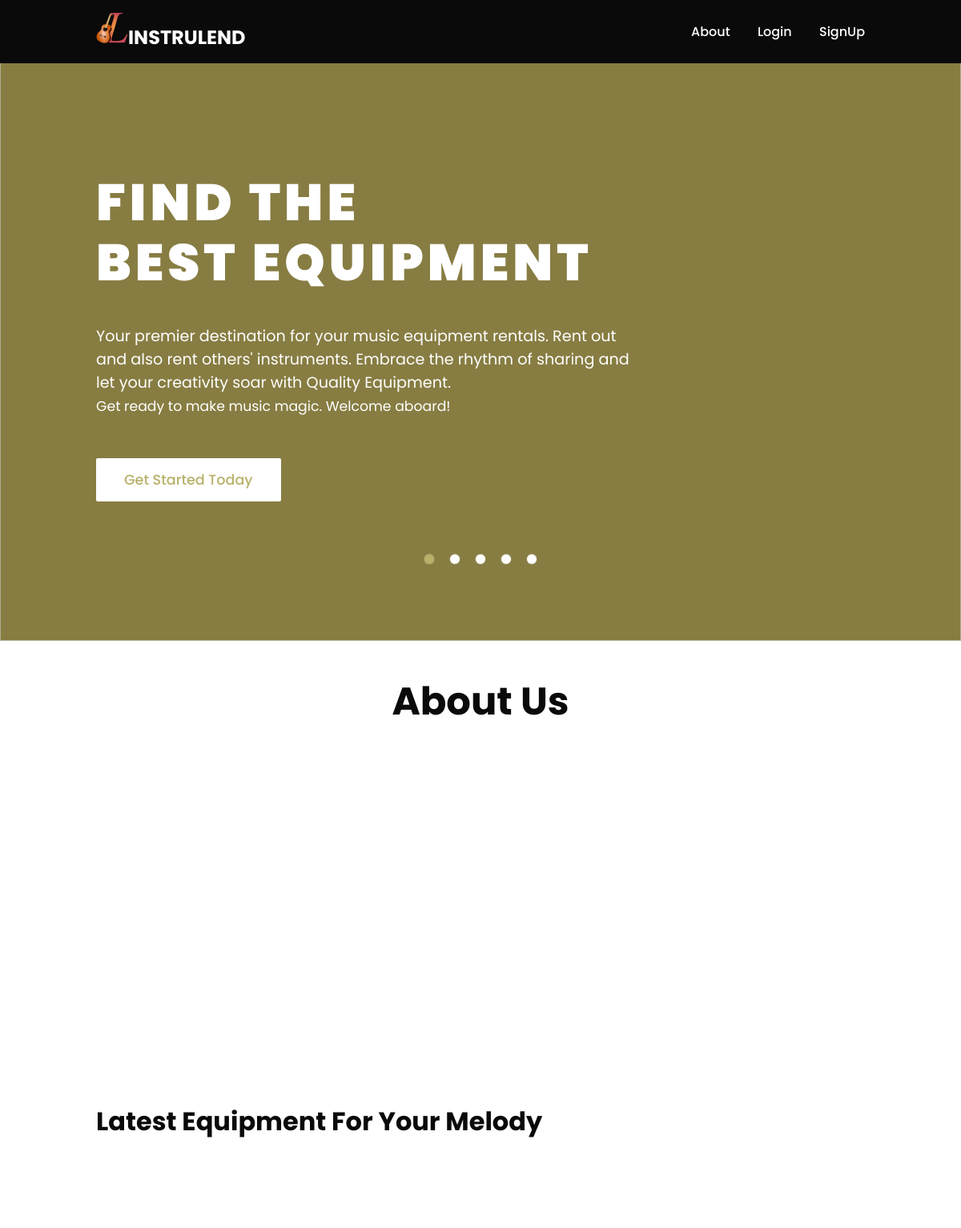
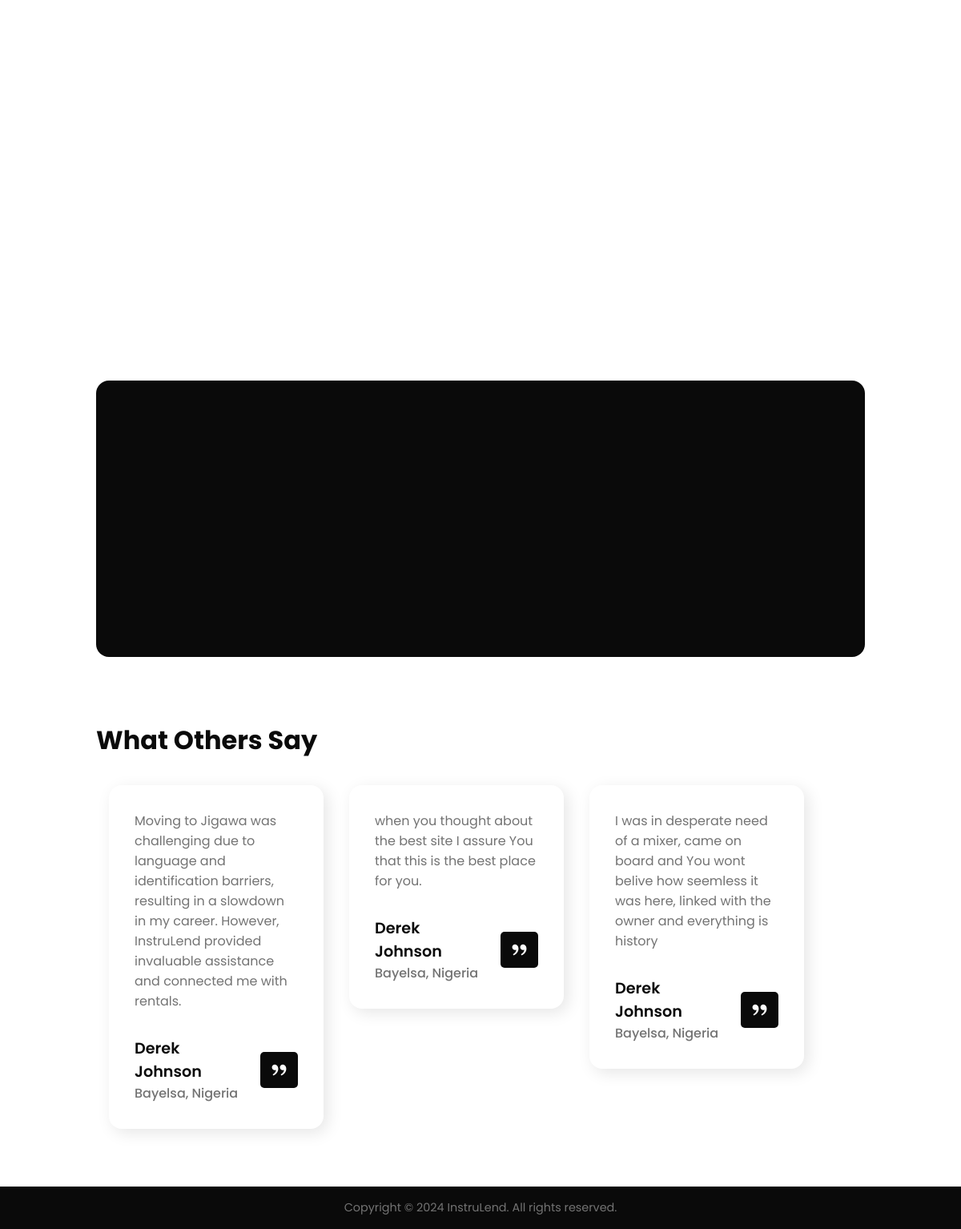
/index, run on the app's committed database (2 pictures, top to bottom).
### app/models.py (models this page shows, shortened)
class Expirence(db.Model):
    id = db.Column(db.Integer, primary_key=True)
    content = db.Column(db.String(200), nullable=False)
    star_rating = db.Column(db.Integer, default=0)
    user_id = db.Column(db.Integer, db.ForeignKey('user.id'), nullable=False)

class User(db.Model, UserMixin):
    id = db.Column(db.Integer, primary_key=True)
    first_name = db.Column(db.String(100), nullable=False)
    last_name = db.Column(db.String(100), nullable=False)
    email = db.Column(db.String(255), unique=True, nullable=False)
    phone_number = db.Column(db.String(15), unique=True, nullable=False)
    city = db.Column(db.String(50))
    country = db.Column(db.String(10), nullable=False, default='Nigeria')
    password = db.Column(db.String(60), nullable=False)
    verification_number = db.Column(db.String(25), unique=True)
    verified_user = db.Column(db.Boolean, nullable=False, default=False)
    created_at = db.Column(db.DateTime, nullable=False, default=datetime.utcnow)
    image_file = db.Column(db.String(50), nullable=False, default='default.jpg')
    posts = db.relationship('Post', backref='author', lazy=True)
    reviews = db.relationship('Review', backref='author1', lazy=True)
    rented = db.relationship('Agreement', backref='author4', lazy=True)
    expirence = db.relationship('Expirence', backref='author6', lazy=True)

### app/routes.py (the view)
@app.route("/")
@app.route("/index")
def index():
    posts = Post.query.order_by(Post.date_posted.desc()).limit(10).all()
    experiences = Expirence.query.filter(Expirence.star_rating >= 4).order_by(Expirence.star_rating.desc()).limit(10).all()
    return render_template('index.html', posts=posts, experiences=experiences)

### app/templates/index.html (shortened to what this page needs)
{% extends 'base1.html' %}
{% block content %}
    <section class="home">
        <img src="{{ url_for('static', filename='images/website_pic/header/africa-drum.jpg') }}" class="picture-slide active">
        <div class="content">
            <h1>Find The <br />Best Equipment</h1>
            <p>Your premier destination for your music equipment rentals. Rent out and also rent others' instruments. Embrace the rhythm of sharing and let your creativity soar with Quality Equipment.<br /> <span>Get ready to make music magic. Welcome aboard!</span></p>
            <a href="{{ url_for('register') }}">Get Started Today</a>
        </div>
        <div class="slider-navigation">
            <div class="nav-btn active"></div>
            <div class="nav-btn"></div>
            <div class="nav-btn"></div>
            <div class="nav-btn"></div>
            <div class="nav-btn"></div>
        </div>
    </section>
    <section class="section-container">
        <div class="container">
            <div class="title">
                <h1>About Us</h1>
            </div>
            <div class="container-box">
                <div class="content-about">
                    <div class="article">
                        <div class="button">
                        </div>
                    </div>
                </div>
                <div class="image-section">
                </div>
            </div>
        </div>
    </section>
    <section class="section-container">
        <h2 class="section_header">Latest Equipment For Your Melody</h2>
        <div class="swiper">
            <div class="swiper-wrapper">
                {% for post in posts %}
                    <div class="swiper-slide">
                        <div class="popular_grid">
                        </div>
                    </div>
                {% endfor %}
            </div>
        </div>
    </section>
    <section class="section-container register_container">
        <div class="register_grid">
            <div class="register_content">
            </div>
            <div class="register_image">
            </div>
        </div>
    </section>
    <section class="section-container">
        <h2 class="section_header">What Others Say</h2>
        <div class="swiper">
            <div class="swiper-wrapper">
                {% for exp in experiences %}
                    <div class="swiper-slide">
                        <div class="client_card">
                            <p>
                                {{ exp.content }}
                            </p>
                            <div class="client_footer">
                                <div>
                                    <h4>{{ exp.author6.first_name }} {{ exp.author6.last_name }}</h4>
                                    <h5>{{ exp.author6.city}}, {{ exp.author6.country }}</h5>
                                </div>
                                <span><i class="ri-double-quotes-r"></i></span>
                            </div>
                        </div>
                    </div>
                {% endfor %}
            </div>
        </div>
    </section>
{% endblock %}

### app/static/css/index.css (style rules this page uses)
:root { --text-dark: #0a0a0a; --text-light: #737373; --extra-light: #f5f5f5; --white: #ffffff; --max-width: 1200px; }
* { margin: 0; padding: 0; box-sizing: border-box; font-family: "Poppins", sans-serif; }
html, body { scroll-behavior: smooth; }
section { padding: 100px 120px; }
.section-container { padding: 40px 120px; }
.home { position: relative; width: 100%; min-height: 100vh; display: flex; justify-content: center; flex-direction: column; background: #857a4d; }
.home::before { z-index: 777; content: " "; position: absolute; background: rgba(140, 132, 41, 0.3); width: 100%; height: 100%; top: 0; left: 0; }
.home .content { z-index: 888; color: #fff; width: 70%; margin-top: 50px; }
.home .content h1 { font-size: 4em; font-weight: 900; text-transform: uppercase; letter-spacing: 5px; line-height: 75px; margin-bottom: 40px; }
.home .content p { margin-bottom: 65px; font-size: 1.2em; }
.home .content p span { margin-bottom: 100px; font-size: .9em; }
.home .content a { background: #fff; text-decoration: none; padding: 15px 35px; color: #b8b169; font-size: 1.1em; font-weight: 500; border-radius: 2px; transition: 0.3s; }
.home img { z-index: 000; position: absolute; top: o; left: 0; width: 100%; height: 100%; object-fit: cover; }
.slider-navigation { z-index: 888; position: relative; display: flex; justify-content: center; align-items: center; transform: translateY(80px); margin-bottom: 12px; }
.slider-navigation .nav-btn { width: 12px; height: 12px; background: #fff; border-radius: 50%; cursor: pointer; box-shadow: 0 0 2px rgba(255, 255, 255, 0.5); transition: 0.3s ease; }
.slider-navigation .nav-btn.active { background: #b8b169; }
.slider-navigation .nav-btn:not(:last-child) { margin-right: 20px; }
.picture-slide { position: absolute; width: 1000%; height: 100%; opacity: 0; transition: opacity 2s ease; object-fit: cover; }
.picture-slide.active { opacity: 1; transition: opacity 2s ease; }
.section_header { font-size: 2rem; font-weight: 700; color: var(--text-dark); }
.container .title { width: 100%; text-align: center; margin-bottom: 50px; font-size: 2rem; font-weight: 700; color: var(--text-dark); }
.container-box { display: grid; grid-template-columns: 55% 40%; gap: 5%; }
.image-section { width: 100%; height: auto; border-radius: 8px; padding: 2px 20px; transition: transform 0.3s ease; }
.content-about .article .button { margin-top: 50px; }
.swiper { padding-block: 2rem; width: 100%; }
.swiper-slide { max-width: 300px; padding-inline: 1rem; min-width: 300px; }
.popular_grid { margin-top: 2rem; display: grid; gap: 1rem; }
.register_grid { display: grid; background-color: var(--text-dark); border-radius: 1rem; grid-template-columns: repeat(2, 1fr); }
.register_content { padding-block: 4rem; padding-inline: 1rem; }
.register_content { padding-inline: 4rem 0; padding-block: 4rem; }
.register_image { display: block; position: relative; isolation: isolate; }
.client_card { padding: 2rem; border-radius: 1rem; box-shadow: 5px 5px 20px rgba(0, 0, 0, 0.1); transition: 0.3s; }
.client_card p { margin-bottom: 2rem; color: var(--text-light); }
.client_footer { display: flex; align-items: center; justify-content: space-between; gap: 1rem; }
.client_footer h4 { font-size: 1.2rem; font-weight: 600; color: var(--text-dark); }
.client_footer h5 { font-size: 1rem; font-weight: 500; color: var(--text-light); }
.client_footer span { padding: 5px 11px; font-size: 1.5rem; color: var(--white); background-color: var(--text-dark); border-radius: 5px ; }

### data on the page
Expirence: content "Moving to Jigawa was challenging due to language and identification barriers, resulting in a slowdown in my career. However, InstruLend provided invaluable assistance and connected me with rentals.", author6.first_name "Derek", author6.last_name "Johnson", author6.city "Bayelsa", author6.country "Nigeria"
Expirence: content "when you thought about the best site I assure You that this is the best place for you.", author6.first_name "Derek", author6.last_name "Johnson", author6.city "Bayelsa", author6.country "Nigeria"
Expirence: content "I was in desperate need of a mixer, came on board and You wont belive how seemless it was here, linked with the owner and everything is history", author6.first_name "Derek", author6.last_name "Johnson", author6.city "Bayelsa", author6.country "Nigeria"
